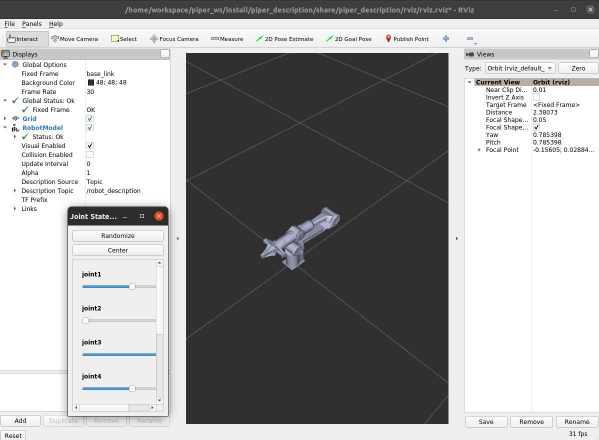
#> input picture DataProcessUMI/resources/piper_ros/asserts/pictures/rviz_display.jpg, 1198 x 880 px (shown at 1/2 size)
$ python -i check_focus.py   (imports and definitions only)   (older library calls are emulated)
#> lines starting #> are read from the running program, lines starting #| are printed output that depends on the picture
#!/usr/bin/env python3
"""Detect out-of-focus (blurry) wrist-view videos in an episode dataset.

For each episode under the samples root, this checks the two wrist cameras:
    observation.image.left_wrist_view/video.mp4
    observation.image.right_wrist_view/video.mp4

A defocused video lacks high-frequency detail, so the variance of the
Laplacian (a second-derivative focus measure) collapses. We uniformly
sample frames, resize to a fixed size (so the threshold is resolution
independent), and take the median per-frame score to be robust against the
occasional motion-blurred frame. Tenengrad (Sobel gradient energy) is kept
as a supporting metric.

Calibrated on the sample set (256x256 gray frames):
    in-focus  : lapVar ~ 680-880,  tenengrad ~ 11000-14000
    defocused : lapVar ~  70-200,  tenengrad ~  3800-7800
A Laplacian-variance threshold of 350 cleanly separates the two with a
wide margin.

Outputs both a CSV (one row per video) and a JSON summary into the
assessment directory.

Usage:
    python3 check_focus.py [--root ~/data/samples] [--out .] [--threshold 350]
                           [--num-frames 20] [--workers N]
"""

import argparse
import csv
import json
import os
from concurrent.futures import ProcessPoolExecutor, as_completed

try:
    import cv2
    import numpy as np
except ImportError as exc:
    raise SystemExit(
        "check_focus.py requires OpenCV and NumPy, which are not installed "
        f"({exc}).\n"
        "Install them with:\n"
        "    pip install opencv-python numpy"
    )

# Camera views to inspect for each episode.
VIEWS = ["left_wrist_view", "right_wrist_view"]

# Frames are resized to this square size before scoring so that the
# absolute threshold is independent of the source resolution.
RESIZE = (256, 256)

# Laplacian-variance threshold: below this a video is flagged as defocused.
DEFAULT_THRESHOLD = 350.0

# Number of frames uniformly sampled from each video.
DEFAULT_NUM_FRAMES = 20


def score_video(path, num_frames=DEFAULT_NUM_FRAMES):
    """Return per-video focus metrics by sampling `num_frames` frames.

    Returns a dict with the median Laplacian variance, median Tenengrad
    energy, and the number of frames actually scored, or an ``error`` key
    if the video could not be read.
    """
#> called with num_frames = 20
    cap = cv2.VideoCapture(path)
    if not cap.isOpened():
        return {"error": "could not open video"}

    total = int(cap.get(cv2.CAP_PROP_FRAME_COUNT))
    if total <= 0:
        cap.release()
        return {"error": "no frames"}

    idxs = np.linspace(0, total - 1, min(num_frames, total)).astype(int)
    lap_scores, ten_scores = [], []
    for i in idxs:
        cap.set(cv2.CAP_PROP_POS_FRAMES, int(i))
        ok, frame = cap.read()
        if not ok or frame is None:
            continue
        gray = cv2.cvtColor(frame, cv2.COLOR_BGR2GRAY)
        gray = cv2.resize(gray, RESIZE)
        lap_scores.append(cv2.Laplacian(gray, cv2.CV_64F).var())
        gx = cv2.Sobel(gray, cv2.CV_64F, 1, 0, ksize=3)
        gy = cv2.Sobel(gray, cv2.CV_64F, 0, 1, ksize=3)
        ten_scores.append(float(np.mean(gx ** 2 + gy ** 2)))
#> this loop made 1 pass
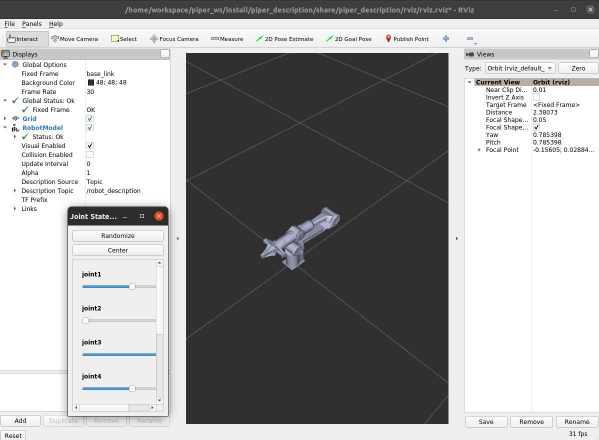
#> input picture DataProcessUMI/resources/piper_ros/asserts/pictures/rviz_display.jpg, 1198 x 880 px (shown at 1/2 size)
#> pass 1, in score_video, `gray = cv2.resize(gray, RESIZE)`:
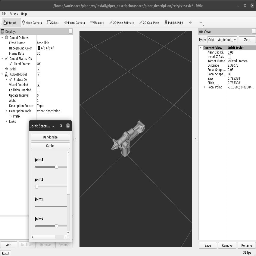
#> gray: shape (256, 256); min 1, max 255, mean 160.8
#> pass 1, in score_video, `gx = cv2.Sobel(gray, cv2.CV_64F, 1, 0, ksize=3)`:
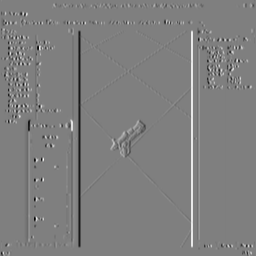
#> gx: shape (256, 256) float64; min -930, max 934, mean 0; drawn with min black and max white
#> pass 1, in score_video, `gy = cv2.Sobel(gray, cv2.CV_64F, 0, 1, ksize=3)`:
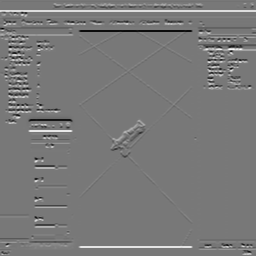
#> gy: shape (256, 256) float64; min -854, max 946, mean 5.3; drawn with min black and max white
#> frame is the input picture: shape (880, 1198, 3); mean B, G, R 161, 160.8, 160.7
#> after the loop, lap_scores = [4812.7]; ten_scores = [29830.4]
    cap.release()

    if not lap_scores:
        return {"error": "no readable frames"}

    return {
        "lap_var": float(np.median(lap_scores)),
        "tenengrad": float(np.median(ten_scores)),
        "frames_scored": len(lap_scores),
    }


# [122 lines left out: functions assess_one, find_tasks, main, not called in this run]


# [2 lines not run here, left out]

>>> result = score_video('../resources/piper_ros/asserts/pictures/rviz_display.jpg')
#> result = {'lap_var': 4812.7, 'tenengrad': 29830.4, 'frames_scored': 1}
